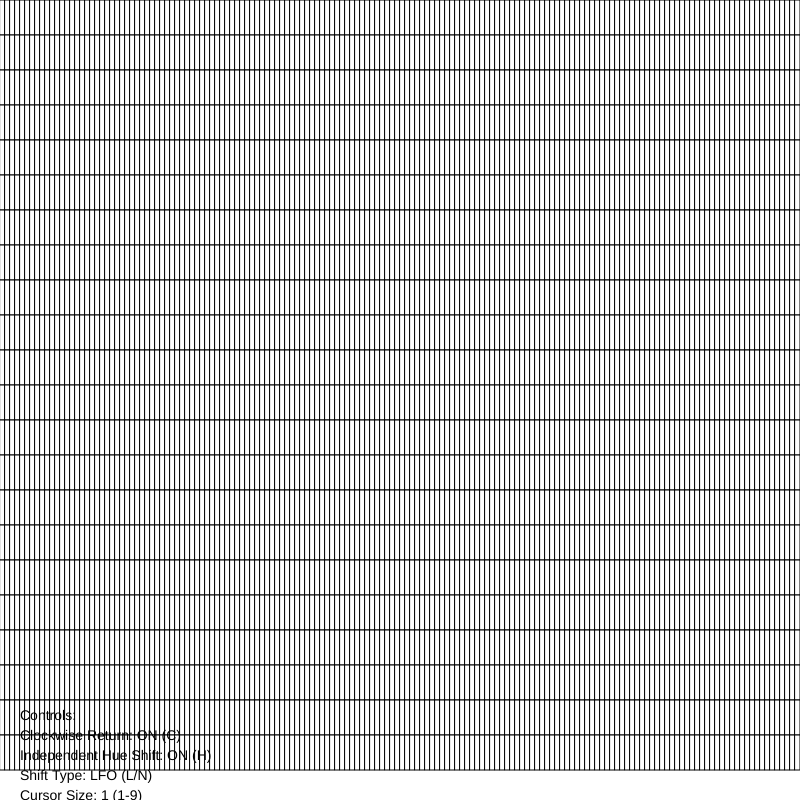
Frame 1 (no input)
Frame 60 (no input): identical to frame 1, image omitted
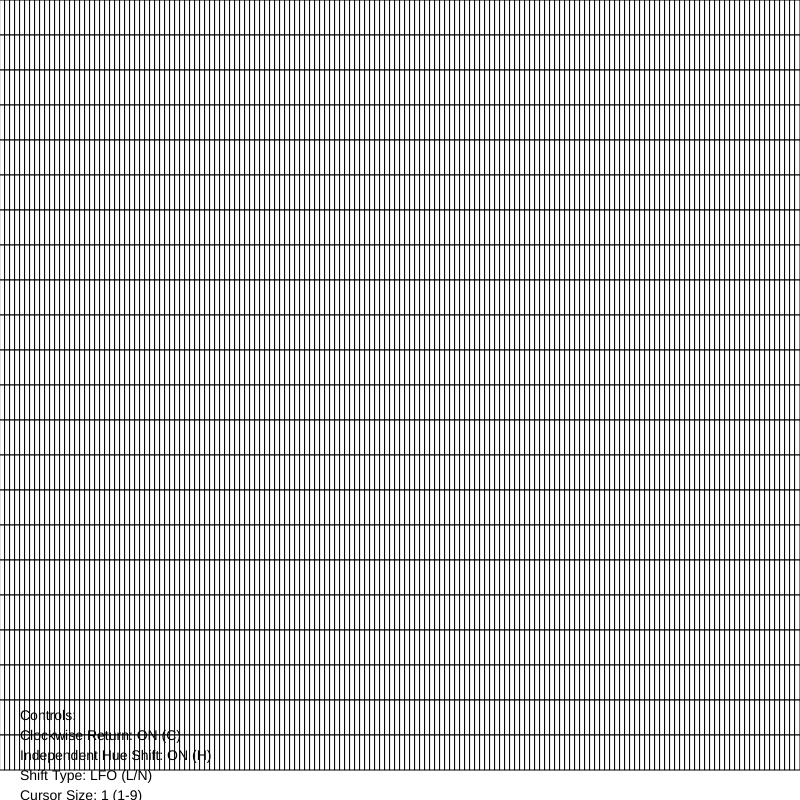
Frame 120 (the mouse pressed at the canvas centre since frame 60)

The p5.js sketch that drew these frames (run headless with seeded random() and noise() and a simulated clock; from frame 60 on, the mouse is pressed at the canvas centre):

// p5.js sketch
// ── sketch.js
/*==============================
        GLOBAL SETTINGS
===============================*/
const mouseDist = 200;       // Mouse activation radius
let cols, rows;              // Grid dimensions
const hSize = 35;            // Block horizontal size
const vSize = 5;            // Block vertical size
let blocks = [];             // 2D array to store blocks

// Mode settings
let clockwiseReturn = true;       // Toggle for clockwise-only return
let independentHueShift = false;   // Toggle for independent hue shift
let hueShiftType = 'lfo';          // 'lfo' or 'noise'
let mouseHandler ;
let blockManager;
/*==============================
        SETUP FUNCTION
  Initializes canvas and creates
  grid of Block objects
===============================*/

function setup() {
  createCanvas(Config.CANVAS.WIDTH, Config.CANVAS.HEIGHT);
  rectMode(CENTER);
  angleMode(DEGREES);
  colorMode(HSL, 360, 100, 100);
  
  // Initialize handlers with configuration
  mouseHandler = new MouseHandler(Config);
  blockManager = new BlockManager(Config);
  
  // Create grid of blocks
  blockManager.initialize(width, height, vSize, hSize);
  
  console.log("Controls:", 
    "\nC - Toggle clockwise return", 
    "\nH - Toggle independent hue shift",
    "\nL - Use LFO for hue shift",
    "\nN - Use Noise for hue shift",
    "\n1-9 - Set cursor size"
  );
}

function draw() {
  // Update state
  mouseHandler.update();
  
  // Render
  background(Config.CANVAS.BACKGROUND);
  blockManager.updateBlocks(mouseHandler);
  
  // Display UI
  displayModeInfo();
}

function keyPressed() {
  if (key === 'c' || key === 'C') {
    const currentSetting = blockManager.getSettings().clockwiseReturn;
    blockManager.updateSettings('clockwiseReturn', !currentSetting);
    console.log(`Clockwise return: ${!currentSetting ? 'ON' : 'OFF'}`);
  }
  else if (key === 'h' || key === 'H') {
    const currentSetting = blockManager.getSettings().independentHueShift;
    blockManager.updateSettings('independentHueShift', !currentSetting);
    console.log(`Independent hue shift: ${!currentSetting ? 'ON' : 'OFF'}`);
  }
  else if (key === 'l' || key === 'L') {
    blockManager.updateSettings('hueShiftType', 'lfo');
    console.log("Hue shift type: LFO");
  }
  else if (key === 'n' || key === 'N') {
    blockManager.updateSettings('hueShiftType', 'noise');
    console.log("Hue shift type: Noise");
  }
  else if (key >= '1' && key <= '9') {
    mouseHandler.setCursorSize(parseInt(key));
    console.log(`Cursor size set to: ${mouseHandler.cursorSize}`);
  }
}

function displayModeInfo() {
  push();
  fill(0);
  textSize(14);
  
  const settings = blockManager.getSettings();
  
  let infoText = [
    "Controls:",
    `Clockwise Return: ${settings.clockwiseReturn ? 'ON' : 'OFF'} (C)`,
    `Independent Hue Shift: ${settings.independentHueShift ? 'ON' : 'OFF'} (H)`,
    `Shift Type: ${settings.hueShiftType.toUpperCase()} (L/N)`,
    `Cursor Size: ${mouseHandler.cursorSize} (1-9)`
  ];
  
  for (let i = 0; i < infoText.length; i++) {
    text(infoText[i], 20, height - 80 + (i * 20));
  }
  pop();
}
// ── block.js
class Block {
  constructor(x, y, vSize = 50, hSize = 100, hueEffect = false, blockColor = null) {
    // POSITION AND SIZE PROPERTIES
    this.x = x;
    this.y = y;
    this.hSize = hSize;
    this.vSize = vSize;
    this.rotationPeriod = 180;

    // ROTATION PROPERTIES
    this.angle = 0;
    this.maxSpeed = 5;
    this.currentSpeed = 0;
    this.rotStop = (this.hSize == this.vSize) ? 90 : 180;
    this.minRotSpeed = 0.5;
    this.isReturning = false;
    
    // MODE SETTINGS
    this.clockwiseReturnOnly = true;
    this.independentHueShift = false;
    this.hueShiftType = 'lfo';
    
    // LFO PROPERTIES
    this.lfoPhase = random(TWO_PI);
    this.lfoFrequency = random(0.01, 0.05);
    
    // NOISE PROPERTIES
    this.noiseOffset = random(1000);
    this.noiseSpeed = random(0.002, 0.01);
    
    // COLOR PROPERTIES
    this.hueEffect = hueEffect;
    this.color = blockColor || color(0, 0, 100);
    this.initialLight = 100;
    this.light = this.initialLight;
    this.targetLight = this.initialLight;
    this.baseHue = random(360);
    this.hueShiftAmount = 0;
  }

  display() {
    push();
    translate(this.x, this.y);
    rotate(this.angle);
    
    if (this.hueEffect) fill(this.color);
    else fill(0, 0, 100);
    
    rect(0, 0, this.vSize, this.hSize);
    pop();
  }

  move(mouseHandler) {
    // Update hue shift if independent mode is on
    if (this.independentHueShift) {
      this.updateHueShift();
    }
    
    // Check if mouse is within canvas
    if (mouseHandler.isWithinCanvas()) {
      const distance = dist(mouseX, mouseY, this.x, this.y);
      
      // Calculate rotation speed based on distance (closer = faster)
      let rotSpeed = map(distance, 0, mouseHandler.activationRadius, this.maxSpeed, this.minRotSpeed);
      rotSpeed = constrain(rotSpeed, this.minRotSpeed, this.maxSpeed);
      
      let mouseDistNoise = mouseHandler.activationRadius + map(noise(this.noiseOffset), 0, 1, -90, 90);
      
      // Activate rotation if mouse is close and moving
      if (distance < mouseDistNoise && mouseHandler.hasMoved) {
        this.isReturning = false;
        this.currentSpeed = rotSpeed;
        this.angle += this.currentSpeed;
        
        // Set target lightness for smooth transition
        this.targetLight = 50;
        
        // Update color if hue effect is enabled
        if (this.hueEffect) this.updateColor();
      } else {
        this.returnToRest();
      }
    } else {
      this.returnToRest();
    }
    
    // Smooth lightness transition
    this.light = lerp(this.light, this.targetLight, 0.05);
  }

  updateHueShift() {
    if (this.hueShiftType === 'lfo') {
      // LFO-based hue shift: oscillates between -60 and 60 degrees of hue
      this.lfoPhase += this.lfoFrequency;
      this.hueShiftAmount = sin(this.lfoPhase) * 60;
    } else {
      // Noise-based hue shift: creates more organic, unpredictable shifts
      this.noiseOffset += this.noiseSpeed;
      this.hueShiftAmount = map(noise(this.noiseOffset), 0, 1, -90, 90);
    }
  }

  updateColor() {
    let hue;
    
    if (this.independentHueShift) {
      // Use base hue + rotation-based shift + independent shift
      hue = (this.baseHue + map(this.angle % 360, 0, 360, 0, 180) + this.hueShiftAmount) % 360;
    } else {
      // Just use rotation-based hue
      hue = map(this.angle % 360, 0, 360, 0, 360);
    }
    
    // Create new HSL color with current hue and light values
    this.color = color(hue, 60, this.light);
  }

  returnToRest() {
    if (this.x == this.y){
      this.rotationPeriod = 90;
    }
    // Set flag for returning state
    this.isReturning = true;
    
    // Set target lightness back to initial
    this.targetLight = this.initialLight;
    
    // Keep angle within 0-this.rotationPeriod degree range
    this.angle = this.angle % this.rotationPeriod;
    
    // Determine return rotation direction and speed
    const returnSpeed = 4; // Fixed return speed
    
    // If angle is close to 0 or 360, snap to 0
    if (this.angle < returnSpeed || this.angle > this.rotationPeriod - returnSpeed) {
      this.angle = 0;
    } 
    // If clockwiseReturnOnly is enabled, always rotate clockwise to return
    else if (this.clockwiseReturnOnly) {
      this.angle += returnSpeed;
      if (this.angle >= this.rotationPeriod) this.angle = 0;
    }
    // Otherwise, take the shortest path (default behavior)
    else if (this.angle > 0 && this.angle < this.rotationPeriod/2) {
      this.angle -= returnSpeed; // Counterclockwise for first half
    } else {
      this.angle += returnSpeed; // Clockwise for second half
      if (this.angle >= this.rotationPeriod) this.angle = 0;
    }
    
    // Update color during return if hue effect enabled
    if (this.hueEffect) {
      this.updateColor();
    }
  }
  
  // Utility methods to toggle modes
  setClockwiseReturn(enabled) {
    this.clockwiseReturnOnly = enabled;
  }
  
  setIndependentHueShift(enabled, type = 'lfo') {
    this.independentHueShift = enabled;
    if (type === 'lfo' || type === 'noise') {
      this.hueShiftType = type;
    }
  }
}
// ── blockManager.js
// ---- blockManager.js ----
class BlockManager {
  constructor(config) {
    this.config = config;
    this.blocks = [];
    this.cols = 0;
    this.rows = 0;
    this.settings = {
      clockwiseReturn: true,
      independentHueShift: Math.floor(Math.random() * 2) == 1 ? true : false,
      //independentHueShift:false,
      hueShiftType: 'lfo'
    };
  }
  

  initialize(width, height, vSize, hSize) {
    console.log(this.settings.independentHueShift)
    this.cols = Math.floor(width / vSize);
    this.rows = Math.floor(height / hSize);
    
    // Create grid of blocks
    for (let i = 0; i < this.cols; i++) {
      this.blocks[i] = [];
      for (let j = 0; j < this.rows; j++) {
        this.blocks[i][j] = new Block(
          i * vSize + vSize / 2,  // X position
          j * hSize + hSize / 2,   // Y position
          vSize,                   // Vertical size
          hSize,                   // Horizontal size
          true                     // Enable color effect
        );
      }
    }
  }

  updateBlocks(mouseHandler) {
    for (let i = 0; i < this.cols; i++) {
      for (let j = 0; j < this.rows; j++) {
        this.blocks[i][j].move(mouseHandler);
        this.blocks[i][j].display();
      }
    }
  }

  updateSettings(setting, value) {
    this.settings[setting] = value;
    
    // Apply settings to all blocks
    for (let i = 0; i < this.cols; i++) {
      for (let j = 0; j < this.rows; j++) {
        this.blocks[i][j].setClockwiseReturn(this.settings.clockwiseReturn);
        this.blocks[i][j].setIndependentHueShift(
          this.settings.independentHueShift, 
          this.settings.hueShiftType
        );
      }
    }
  }
  
  getSettings() {
    return this.settings;
  }
}

// ── config.js
// -------------------------------
// Configuration Constants
// -------------------------------
const Config = {
  BLOCK: {
    MIN_SIZE: 8,
    MAX_SIZE: 40,
    ACTIVATION_RADIUS: 40,
    ROTATION_SPEED: 1000000,
    MAX_ROTATION: 30,
    COLOR: {
      SATURATION: 50,
      LIGHTNESS: 70,
      RETURN_LIGHTNESS: 90
    }
  },
  CANVAS: {
    WIDTH: 800,
    HEIGHT: 800,
    BACKGROUND: 220
  }
};

// ── mouseHandler.js
// ---- mouseHandler.js ----
class MouseHandler {
  constructor(config) {
    this.config = config;
    this.position = createVector(0, 0);
    this.prevPosition = createVector(0, 0);
    this.cursorSize = 1;
    this.baseRadius = config.BLOCK.ACTIVATION_RADIUS;
  }
  
  update() {
    this.prevPosition.set(this.position);
    this.position.set(mouseX, mouseY);
  }
  
  setCursorSize(size) {
    this.cursorSize = size;
  }
  
  get hasMoved() {
    return this.position.dist(this.prevPosition) > 0;
  }
  
  get activationRadius() {
    return this.baseRadius * this.cursorSize;
  }
  
  isWithinCanvas() {
    return (mouseX > 0 && mouseX < width && mouseY > 0 && mouseY < height);
  }
}
